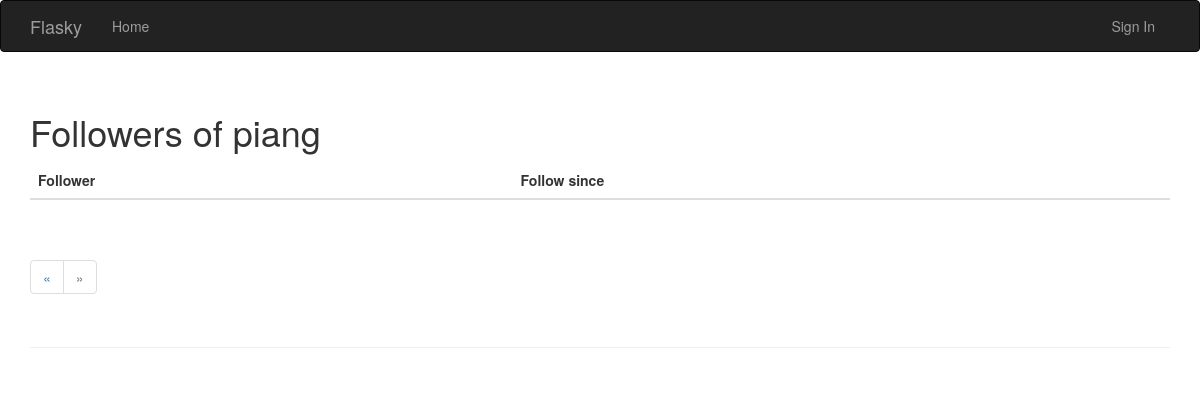
The app's page /followers/piang?page=2, older data.
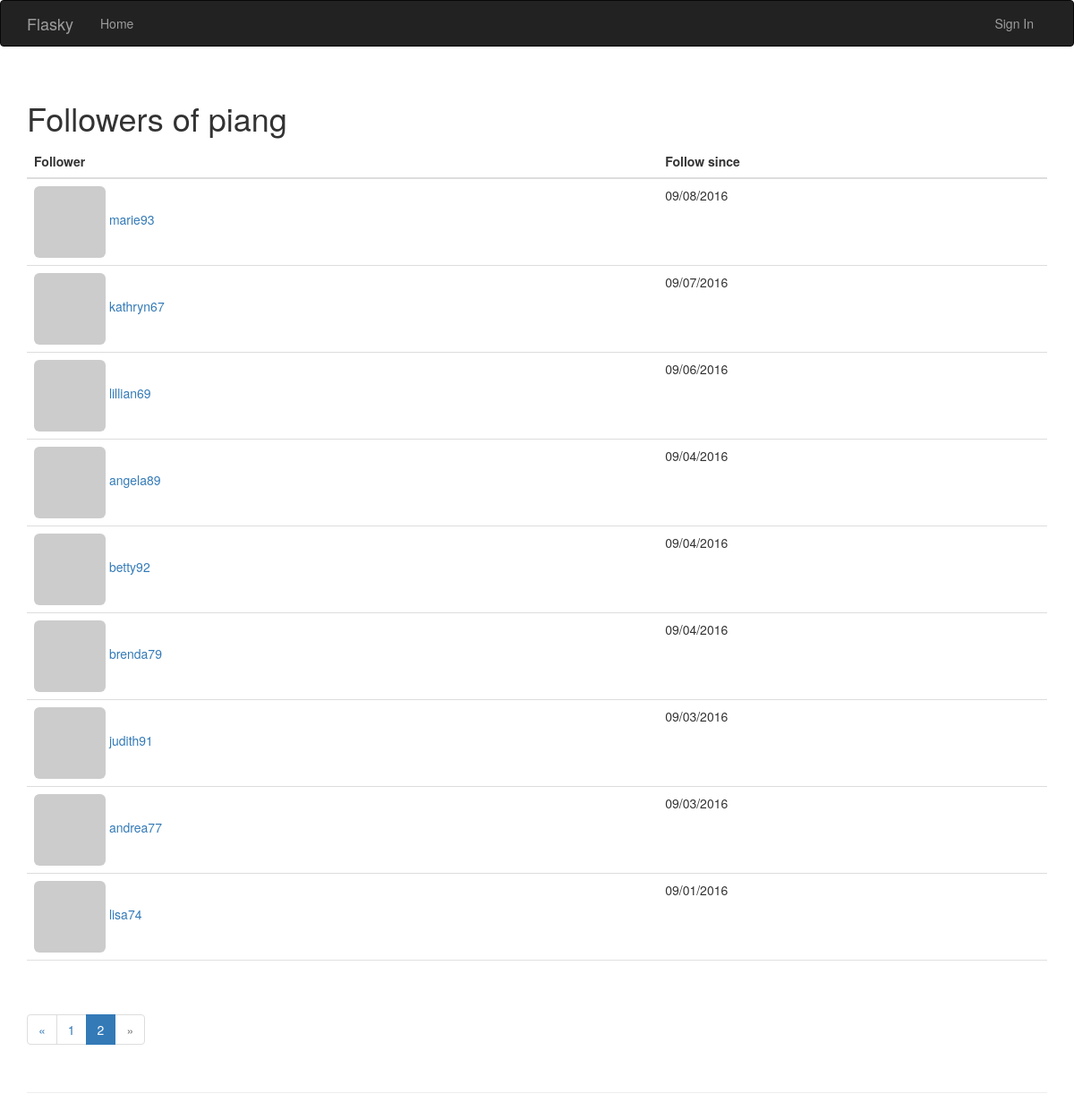
The same page, newer data.
### app/models.py (models this page shows, shortened)
class User(UserMixin, db.Model):
    __tablename__ = 'users'
    id = db.Column(db.Integer, primary_key=True)
    email = db.Column(db.String(64), unique=True, index=True)
    username = db.Column(db.String(64), unique=True, index=True)
    role_id = db.Column(db.Integer, db.ForeignKey('roles.id'))
    password_hash = db.Column(db.String(128))
    confirmed = db.Column(db.Boolean, default=False)
    name = db.Column(db.String(64))  # 真实姓名
    location = db.Column(db.String(64))  # 所在地
    about_me = db.Column(db.Text())  # 个人简介
    member_since = db.Column(db.DateTime(), default=datetime.utcnow)
    last_seen = db.Column(db.DateTime(), default=datetime.utcnow)  # 最后访问日期
    avatar_hash = db.Column(db.String(32))
    posts = db.relationship('Post', backref='author', lazy='dynamic')
    followers = db.relationship('Follow', foreign_keys=[Follow.followed_id],
                                backref=db.backref('followed', lazy='joined'),
                                lazy='dynamic',
                                cascade='all, delete-orphan')
    followed = db.relationship('Follow', foreign_keys=[Follow.follower_id],
                               backref=db.backref('follower', lazy='joined'),
                               lazy='dynamic',
                               cascade='all, delete-orphan')
    @property
    def password(self):
        raise AttributeError('password is not a readable attribute')
    def gravatar(self, size=100, default='identicon', rating='g'):
        if request.is_secure:
            url = 'https://secure.gravatar.com/avatar'
        else:
            url = 'http://www.gravatar.com/avatar'
        hash = self.avatar_hash or hashlib.md5(
            self.email.encode('utf-8')).hexdigest()
        return '{url}/{hash}?s={size}&d={default}&r={rating}'.format(
            url=url, hash=hash, size=size, default=default, rating=rating)

class Follow(db.Model):
    __tablename__ = 'follows'
    follower_id = db.Column(db.Integer, db.ForeignKey('users.id'),
                            primary_key=True)
    followed_id = db.Column(db.Integer, db.ForeignKey('users.id'),
                            primary_key=True)
    timestamp = db.Column(db.DateTime, default=datetime.utcnow)

### app/main/views.py (the view)
@main.route('/followers/<username>')
def followers(username):
    user = User.query.filter_by(username=username).first()
    if user is None:
        flash('Invalid user.')
    page = request.args.get('page', 1, type=int)
    pagination = user.followers.order_by(Follow.timestamp.desc()).paginate(
        page, per_page=current_app.config['FLASK_FOLLOWERS_PER_PAGE'],
        error_out=False)
    follows = [{'user': item.follower, 'timestamp': item.timestamp}
               for item in pagination.items]
    return render_template('followers.html', title='Followers of ',
                           user=user, follows=follows,
                           pagination=pagination, endpoint='.followers')

### app/auth/views.py (called while the page is built)
@auth.before_app_request
def before_request():
    if current_user.is_authenticated:
        current_user.ping()
        if not current_user.confirmed\
                and request.endpoint[:5] != 'auth.'\
                and request.endpoint != 'static':
            return redirect(url_for('auth.unconfirmed'))

### app/main/__init__.py (called while the page is built)
@main.app_context_processor
def injict_permissions():
    return dict(Permission=Permission)

### app/templates/followers.html (shortened to what this page needs)
{% extends "base.html" %}
{% import "bootstrap/wtf.html" as wtf %}
{% import "_macros.html" as macros %}
{% block page_content %}
    <div class="page-header">
        <h1>{{title}}{{ user.username }}</h1>
        <table class="table table-hover followers">
          <thead class="thead-inverse">
            <tr>
              <th>Follower</th>
              <th>Follow since</th>
            </tr>
          </thead>
          <tbody>
          {% for follow in follows %}
            {% if follow.user != user %}
            <tr>
              <td><a href="{{ url_for('.user', username=follow.user.username) }}">
              <img class="img-rounded" src="{{ follow.user.gravatar(size=32) }}">
              {{ follow.user.username }}</td>
              <td>{{ moment(follow.timestamp).format('L') }}</td>
            </tr>
            {% endif %}
          {% endfor %}
          </tbody>
        </table>
        {% if pagination %}
        <div class="pagination">
        {{ macros.pagination_widget(pagination, endpoint, username = user.username) }}
        </div>
        {% endif %}
    </div>
{% endblock %}

Row changes from the older to the newer data that the page shows:
now on this page (row unchanged): User: user.username "marie93"
added Follow: timestamp "09/08/2016"
now on this page (row unchanged): User: user.username "kathryn67"
added Follow: timestamp "09/07/2016"
now on this page (row unchanged): User: user.username "lillian69"
added Follow: timestamp "09/06/2016"
now on this page (row unchanged): User: user.username "angela89"
added Follow: timestamp "09/04/2016"
now on this page (row unchanged): User: user.username "betty92"
added Follow: timestamp "09/04/2016"
now on this page (row unchanged): User: user.username "brenda79"
added Follow: timestamp "09/04/2016"
now on this page (row unchanged): User: user.username "judith91"
added Follow: timestamp "09/03/2016"
now on this page (row unchanged): User: user.username "andrea77"
added Follow: timestamp "09/03/2016"
now on this page (row unchanged): User: user.username "lisa74"
added Follow: timestamp "09/01/2016"
Text that changed along with them:
new list line: "1"
new list line: "2"
